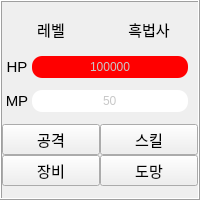
       <widget class="QFrame" name="frame_5">
        <property name="sizePolicy">
         <sizepolicy hsizetype="Expanding" vsizetype="Preferred">
          <horstretch>0</horstretch>
          <verstretch>0</verstretch>
         </sizepolicy>
        </property>
        <property name="minimumSize">
         <size>
          <width>180</width>
          <height>200</height>
         </size>
        </property>
        <property name="maximumSize">
         <size>
          <width>16777215</width>
          <height>200</height>
         </size>
        </property>
        <property name="frameShape">
         <enum>QFrame::Box</enum>
        </property>
        <property name="frameShadow">
         <enum>QFrame::Raised</enum>
        </property>
        <layout class="QGridLayout" name="gridLayout_11">
         <property name="leftMargin">
          <number>0</number>
         </property>
         <property name="topMargin">
          <number>0</number>
         </property>
         <property name="rightMargin">
          <number>0</number>
         </property>
         <property name="bottomMargin">
          <number>0</number>
         </property>
         <property name="spacing">
          <number>0</number>
         </property>
         <item row="2" column="0">
          <layout class="QHBoxLayout" name="horizontalLayout_14">
           <property name="spacing">
            <number>0</number>
           </property>
           <property name="rightMargin">
            <number>10</number>
           </property>
           <item>
            <widget class="QLabel" name="mp_5">
             <property name="sizePolicy">
              <sizepolicy hsizetype="Preferred" vsizetype="Preferred">
               <horstretch>0</horstretch>
               <verstretch>0</verstretch>
              </sizepolicy>
             </property>
             <property name="minimumSize">
              <size>
               <width>30</width>
               <height>0</height>
              </size>
             </property>
             <property name="font">
              <font>
               <pointsize>11</pointsize>
              </font>
             </property>
             <property name="text">
              <string>MP</string>
             </property>
             <property name="scaledContents">
              <bool>true</bool>
             </property>
             <property name="alignment">
              <set>Qt::AlignCenter</set>
             </property>
            </widget>
           </item>
           <item>
            <widget class="QProgressBar" name="mp_wizard_black">
             <property name="styleSheet">
              <string notr="true">QProgressBar{
  background-color: rgb(255, 255, 255);
  color:rgb(200,200,200);
  border-style: none;
  border-bottom-right-radius: 10px;
  border-bottom-left-radius: 10px;
  border-top-right-radius: 10px;
  border-top-left-radius: 10px;
  text-align: center;}
QProgressBar::chunk{
 border-bottom-right-radius: 10px;
 border-bottom-left-radius: 10px;
 border-top-right-radius: 10px;
 border-top-left-radius: 10px;
background-color: rgb(0, 0, 255);
 }</string>
             </property>
             <property name="maximum">
              <number>999999999</number>
             </property>
             <property name="value">
              <number>50</number>
             </property>
             <property name="textDirection">
              <enum>QProgressBar::TopToBottom</enum>
             </property>
             <property name="format">
              <string>%v</string>
             </property>
            </widget>
           </item>
          </layout>
         </item>
         <item row="1" column="0">
          <layout class="QHBoxLayout" name="horizontalLayout_15">
           <property name="spacing">
            <number>0</number>
           </property>
           <property name="rightMargin">
            <number>10</number>
           </property>
           <item>
            <widget class="QLabel" name="hp_5">
             <property name="sizePolicy">
              <sizepolicy hsizetype="Preferred" vsizetype="Preferred">
               <horstretch>0</horstretch>
               <verstretch>0</verstretch>
              </sizepolicy>
             </property>
             <property name="minimumSize">
              <size>
               <width>30</width>
               <height>0</height>
              </size>
             </property>
             <property name="font">
              <font>
               <pointsize>11</pointsize>
              </font>
             </property>
             <property name="text">
              <string>HP</string>
             </property>
             <property name="scaledContents">
              <bool>true</bool>
             </property>
             <property name="alignment">
              <set>Qt::AlignCenter</set>
             </property>
            </widget>
           </item>
           <item>
            <widget class="QProgressBar" name="hp_wizard_black">
             <property name="styleSheet">
              <string notr="true">QProgressBar{
  background-color: rgb(255, 255, 255);
  color:rgb(200,200,200);
  border-style: none;
  border-bottom-right-radius: 10px;
  border-bottom-left-radius: 10px;
  border-top-right-radius: 10px;
  border-top-left-radius: 10px;
  text-align: center;}
QProgressBar::chunk{
 border-bottom-right-radius: 10px;
 border-bottom-left-radius: 10px;
 border-top-right-radius: 10px;
 border-top-left-radius: 10px;
 background-color: rgb(255, 0, 0);
 }</string>
             </property>
             <property name="maximum">
              <number>999999999</number>
             </property>
             <property name="value">
              <number>12423423</number>
             </property>
             <property name="textDirection">
              <enum>QProgressBar::TopToBottom</enum>
             </property>
             <property name="format">
              <string>%v</string>
             </property>
            </widget>
           </item>
          </layout>
         </item>
         <item row="0" column="0">
          <layout class="QHBoxLayout" name="horizontalLayout_16">
           <property name="spacing">
            <number>0</number>
           </property>
           <item>
            <widget class="QLabel" name="lv_wizard_black">
             <property name="minimumSize">
              <size>
               <width>30</width>
               <height>0</height>
              </size>
             </property>
             <property name="maximumSize">
              <size>
               <width>100</width>
               <height>30</height>
              </size>
             </property>
             <property name="font">
              <font>
               <pointsize>11</pointsize>
              </font>
             </property>
             <property name="text">
              <string>레벨</string>
             </property>
             <property name="alignment">
              <set>Qt::AlignCenter</set>
             </property>
            </widget>
           </item>
           <item>
            <widget class="QLabel" name="wizard_black">
             <property name="maximumSize">
              <size>
               <width>16777215</width>
               <height>30</height>
              </size>
             </property>
             <property name="font">
              <font>
               <pointsize>11</pointsize>
              </font>
             </property>
             <property name="text">
              <string>흑법사</string>
             </property>
             <property name="alignment">
              <set>Qt::AlignCenter</set>
             </property>
            </widget>
           </item>
          </layout>
         </item>
         <item row="3" column="0">
          <layout class="QGridLayout" name="gridLayout_12">
           <property name="spacing">
            <number>0</number>
           </property>
           <item row="0" column="1">
            <widget class="QPushButton" name="pb_skill_wizard_black">
             <property name="font">
              <font>
               <pointsize>11</pointsize>
              </font>
             </property>
             <property name="text">
              <string>스킬</string>
             </property>
            </widget>
           </item>
           <item row="1" column="0">
            <widget class="QPushButton" name="pb_equip_wizard_black">
             <property name="font">
              <font>
               <pointsize>11</pointsize>
              </font>
             </property>
             <property name="text">
              <string>장비</string>
             </property>
            </widget>
           </item>
           <item row="1" column="1">
            <widget class="QPushButton" name="pb_run_wizard_black">
             <property name="font">
              <font>
               <pointsize>11</pointsize>
              </font>
             </property>
             <property name="text">
              <string>도망</string>
             </property>
            </widget>
           </item>
           <item row="0" column="0">
            <widget class="QPushButton" name="pb_atk_wizard_black">
             <property name="font">
              <font>
               <pointsize>11</pointsize>
              </font>
             </property>
             <property name="text">
              <string>공격</string>
             </property>
            </widget>
           </item>
          </layout>
         </item>
        </layout>
       </widget>
